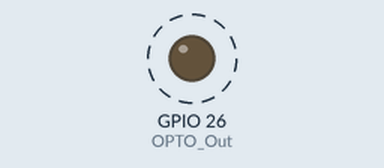
Recording of a sketch running on a simulated ESP32-C6. On the bench: output pins drawn as LEDs (lit = HIGH). Dashed ring = blinking. What the sketch prints to the serial monitor is not drawn.

Above: at 0.7 s.
Timing chart, 0 to 4.9 s (numbered marks = the images above):
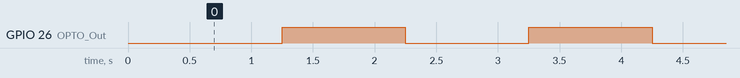

Measured:
- by itself, GPIO 26 (OPTO_Out): alternates HIGH for 1.0 s and LOW for 1.0 s

The sketch:

OPTO_Out_Test.ino
```cpp
/*
  Dave Williams, DitroniX 2019-2026 (ditronix.net)
  IPEM Plus - ESP32-C5 | ATM90E36 | WiFi 2.4/5GHz | Zigbee | LoRa | IoT Mains Power Energy Monitor

  Example Code, to demonstrate and test the IPEM Plus

  Remember!
  - Set the BOARD to Use ESP32C5 Dev Module (or similar).
  - You can also set the BAUD rate up to 921600 to speed up flashing.
  - The SDK does NOT need external power to flash.  It will take Power from the USB 5V.
  - The Serial Monitor is configured for BAUD 115200

  The purpose of this test code is to cycle through the various main functions of the board as part of bring up testing.

  This test code is OPEN SOURCE and formatted for easier viewing.  Although is is not intended for real world use, it may be freely used, or modified as needed.
  It is distributed on an "AS IS" BASIS, WITHOUT WARRANTIES OR CONDITIONS OF ANY KIND, either express or implied.

  For board configuration, see github.com/DitroniX/IPEM-Plus-ESP32-C5-LoRa-LoRaWAN-IoT-Mains-Power-Energy-Monitor/wiki/Arduino-IDE

  Further information, details and examples can be found on our website or github.com/DitroniX

  * ditronix.net
  * github.com/DitroniX
  * github.com/DitroniX/IPEM-Plus-ESP32-C5-LoRa-LoRaWAN-IoT-Mains-Power-Energy-Monitor
  * github.com/DitroniX/IPEM-Plus-ESP32-C5-LoRa-LoRaWAN-IoT-Mains-Power-Energy-Monitor/wiki
  * hackster.io/DitroniX/ipem-plus-esp32-c5-atm90e36-lora-iot-power-energy-monitor-24d898
*/

// Libraries

// **************** USER VARIABLES / DEFINES / STATIC / STRUCTURES / CONSTANTS ****************

// **************** OUTPUTS ****************
#define OPTO_Out 26  // OPTO Output

// **************** FUNCTIONS AND ROUTINES ****************

// **************** SETUP ****************
void setup() {
  // Stabalise
  delay(250);

  // Initialise UART
  Serial.begin(115200);
  while (!Serial)
    ;  // Wait for serial port to connect
  Serial.println("");

  // Initialise OPTO Output on GP26
  pinMode(OPTO_Out, OUTPUT);

  Serial.println("IPEM Plus Bring Up and Test Example Code");
}

// **************** LOOP ****************
void loop() {

  // Cycle RED LED
  digitalWrite(OPTO_Out, LOW);
  delay(1000);
  digitalWrite(OPTO_Out, HIGH);
  delay(1000);
}
//
```
